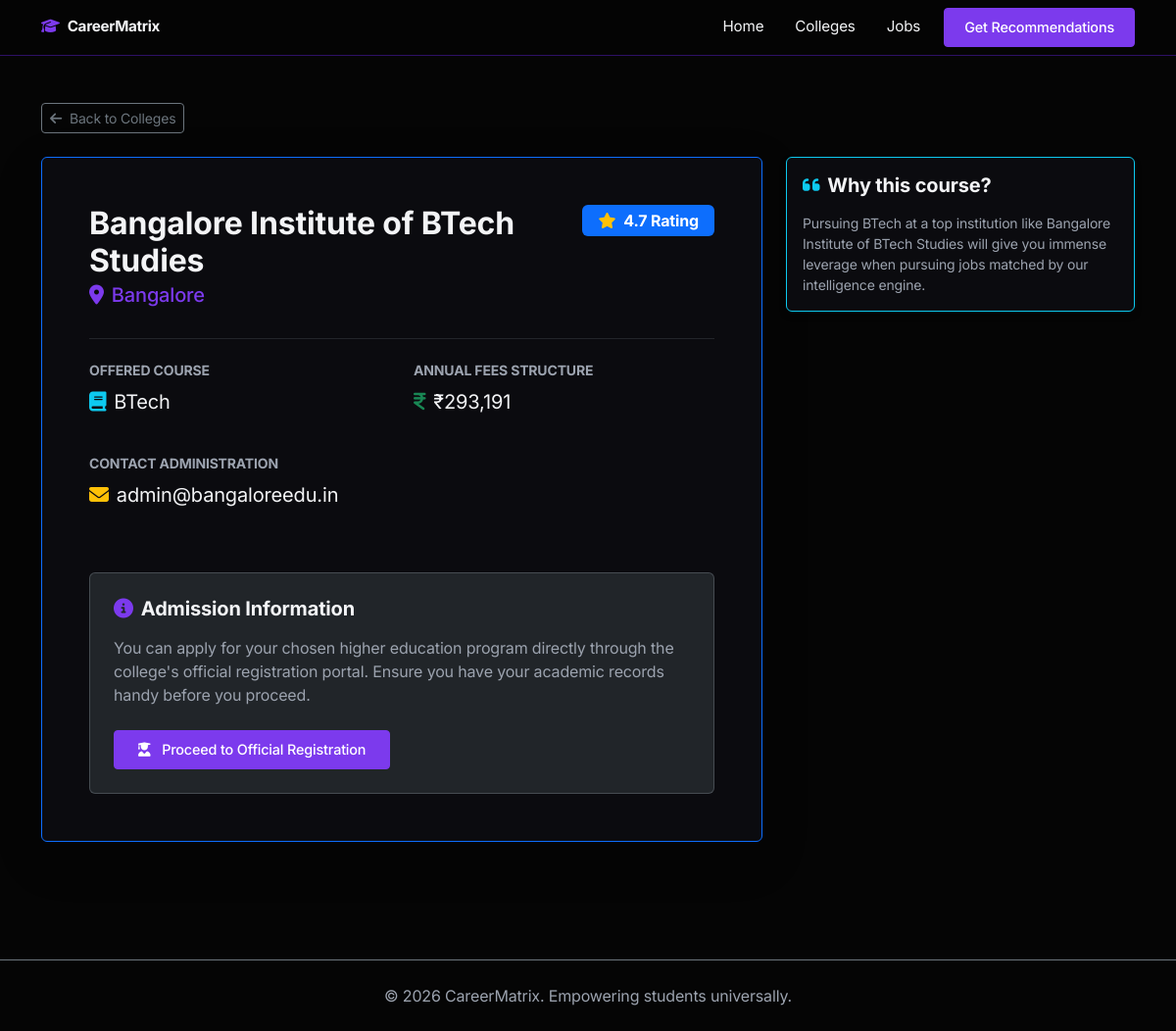
/college/1, run on the app's committed database.
### models.py (models this page shows)
class College(db.Model):
    id = db.Column(db.Integer, primary_key=True)
    name = db.Column(db.String(200), nullable=False)
    location = db.Column(db.String(100), nullable=False)
    course = db.Column(db.String(100), nullable=False)
    fees = db.Column(db.Float, nullable=False)
    rating = db.Column(db.Float, nullable=True)
    contact_info = db.Column(db.String(100), nullable=True)
    registration_link = db.Column(db.String(255), nullable=True)

### app.py (the view)
@app.route('/college/<int:college_id>')
def college_detail(college_id):
    college = College.query.get_or_404(college_id)
    return render_template('college_detail.html', college=college)

### templates/college_detail.html
{% extends "base.html" %}
{% block content %}
<div class="container py-5">
    <div class="mb-4">
        <a href="{{ url_for('colleges') }}" class="btn btn-outline-secondary btn-sm">
            <i class="fa-solid fa-arrow-left me-1"></i> Back to Colleges
        </a>
    </div>
    <div class="row">
        <div class="col-lg-8">
            <div class="card shadow-lg mb-4 border-primary">
                <div class="card-body p-5">
                    <div class="d-flex justify-content-between align-items-start mb-4">
                        <div>
                            <h2 class="fw-bold mb-1">{{ college.name }}</h2>
                            <h5 class="text-primary"><i class="fa-solid fa-location-dot me-2"></i>{{ college.location }}</h5>
                        </div>
                        <div>
                            {% if college.rating %}
                            <span class="badge bg-primary text-white fs-6 px-3 py-2"><i class="fa-solid fa-star text-warning me-2"></i>{{ college.rating }} Rating</span>
                            {% endif %}
                        </div>
                    </div>
                    <hr class="border-secondary mb-4">
                    <div class="row g-4 mb-4">
                        <div class="col-md-6">
                            <h6 class="text-muted text-uppercase small fw-bold mb-2">Offered Course</h6>
                            <p class="fs-5"><i class="fa-solid fa-book me-2 text-info"></i>{{ college.course }}</p>
                        </div>
                        <div class="col-md-6">
                            <h6 class="text-muted text-uppercase small fw-bold mb-2">Annual Fees Structure</h6>
                            <p class="fs-5"><i class="fa-solid fa-indian-rupee-sign me-2 text-success"></i>₹{{ "{:,.0f}".format(college.fees) }}</p>
                        </div>
                        <div class="col-md-12">
                            <h6 class="text-muted text-uppercase small fw-bold mb-2">Contact Administration</h6>
                            <p class="fs-5"><i class="fa-solid fa-envelope me-2 text-warning"></i>{{ college.contact_info }}</p>
                        </div>
                    </div>
                    <div class="mt-5 p-4 rounded bg-dark border border-secondary border-opacity-50">
                        <h5 class="fw-bold mb-3"><i class="fa-solid fa-circle-info me-2 text-primary"></i>Admission Information</h5>
                        <p class="text-muted mb-4">You can apply for your chosen higher education program directly through the college's official registration portal. Ensure you have your academic records handy before you proceed.</p>
                        <a href="{{ college.registration_link }}" class="btn btn-primary px-4 py-2" target="_blank">
                            <i class="fa-solid fa-user-graduate me-2"></i> Proceed to Official Registration
                        </a>
                    </div>
                </div>
            </div>
        </div>
        <div class="col-lg-4">
            <div class="card mb-4 border-info">
                <div class="card-body">
                    <h5 class="card-title fw-bold"><i class="fa-solid fa-quote-left text-info me-2"></i>Why this course?</h5>
                    <p class="card-text text-muted small mt-3">Pursuing {{ college.course }} at a top institution like {{ college.name }} will give you immense leverage when pursuing jobs matched by our intelligence engine.</p>
                </div>
            </div>
        </div>
    </div>
</div>
{% endblock %}

### static/css/style.css (style rules this page uses)
:root { --bg-color: #050505; --surface-color: #0b0b0f; --surface-hover: #14111c; --primary-color: #7c3aed; --primary-hover: #6d28d9; --text-color: #f3f4f6; --text-muted: #9ca3af; --border-color: #2e1065; --accent-color: #a78bfa; }
body { background-color: var(--bg-color); color: var(--text-color); font-family: 'Inter', system-ui, -apple-system, sans-serif; margin: 0; padding: 0; letter-spacing: -0.01em; }
.card { background-color: var(--surface-color); border: 1px solid var(--border-color); border-radius: 6px; box-shadow: 0 4px 6px -1px rgba(0, 0, 0, 0.5); transition: transform 0.2s ease, border-color 0.2s ease, box-shadow 0.2s ease; color: var(--text-color); }
.btn-primary { background-color: var(--primary-color); border-color: var(--primary-color); border-radius: 4px; padding: 0.5rem 1.25rem; font-weight: 500; font-size: 0.9rem; transition: all 0.2s; }
.text-muted { color: var(--text-muted) !important; }
.text-primary { color: var(--primary-color) !important; }

### data on the page
College: name "Bangalore Institute of BTech Studies", location "Bangalore", rating "4.7", course "BTech", fees "293,191", contact_info "admin@bangaloreedu.in"
